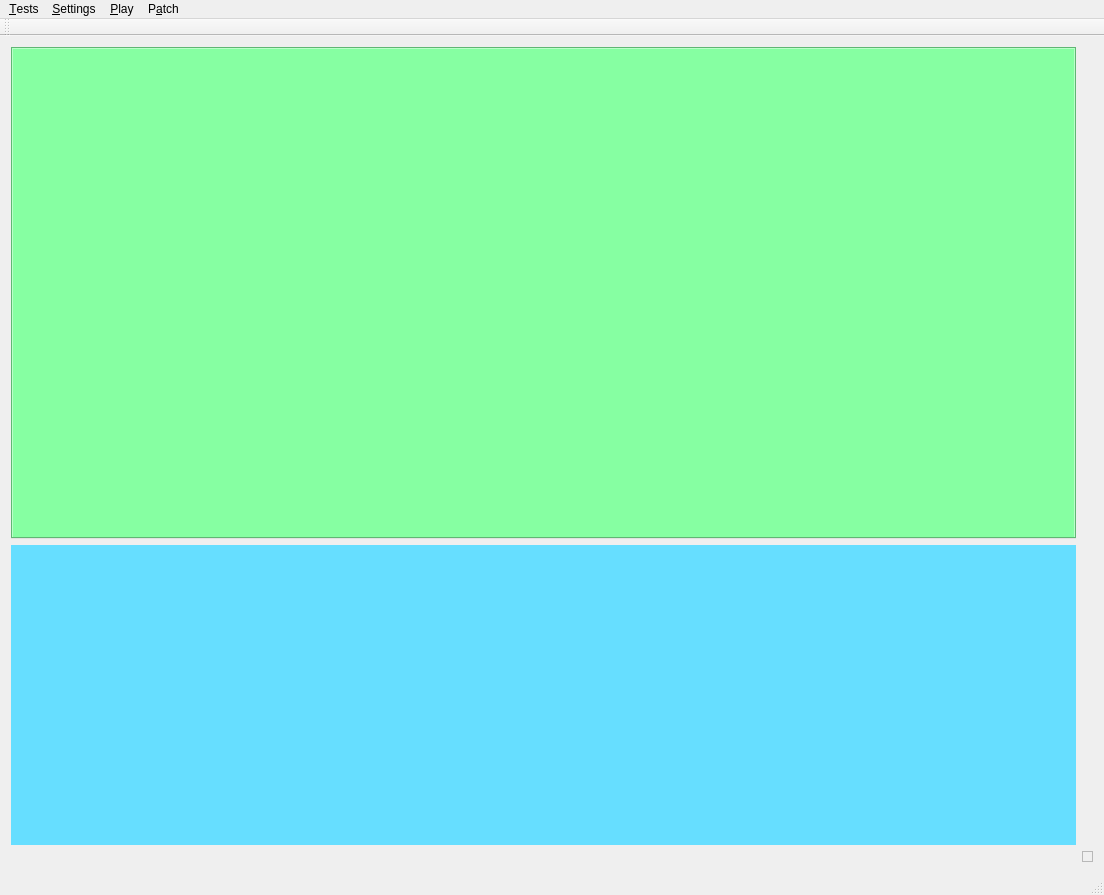
<?xml version="1.0" encoding="UTF-8"?>
<ui version="4.0">
 <class>MainWindow</class>
 <widget class="QMainWindow" name="MainWindow">
  <property name="geometry">
   <rect>
    <x>0</x>
    <y>0</y>
    <width>1104</width>
    <height>895</height>
   </rect>
  </property>
  <property name="windowTitle">
   <string>MainWindow</string>
  </property>
  <widget class="QWidget" name="centralWidget">
   <layout class="QGridLayout" name="gridLayout">
    <item row="0" column="0">
     <widget class="QTabWidget" name="tabWidget">
      <property name="sizePolicy">
       <sizepolicy hsizetype="Preferred" vsizetype="Preferred">
        <horstretch>0</horstretch>
        <verstretch>0</verstretch>
       </sizepolicy>
      </property>
      <property name="styleSheet">
       <string notr="true">background-color: rgb(134, 255, 162);</string>
      </property>
      <property name="currentIndex">
       <number>-1</number>
      </property>
     </widget>
    </item>
    <item row="1" column="0">
     <widget class="PianoWidget" name="pianoWidget" native="true">
      <property name="sizePolicy">
       <sizepolicy hsizetype="Preferred" vsizetype="Minimum">
        <horstretch>0</horstretch>
        <verstretch>0</verstretch>
       </sizepolicy>
      </property>
      <property name="maximumSize">
       <size>
        <width>16777215</width>
        <height>300</height>
       </size>
      </property>
      <property name="styleSheet">
       <string notr="true">background-color: rgb(102, 222, 255);</string>
      </property>
     </widget>
    </item>
    <item row="2" column="1">
     <widget class="QFrame" name="waveFrame">
      <property name="sizePolicy">
       <sizepolicy hsizetype="Fixed" vsizetype="Fixed">
        <horstretch>0</horstretch>
        <verstretch>0</verstretch>
       </sizepolicy>
      </property>
      <property name="maximumSize">
       <size>
        <width>11</width>
        <height>11</height>
       </size>
      </property>
      <property name="frameShape">
       <enum>QFrame::StyledPanel</enum>
      </property>
      <property name="frameShadow">
       <enum>QFrame::Raised</enum>
      </property>
     </widget>
    </item>
   </layout>
  </widget>
  <widget class="QMenuBar" name="menuBar">
   <property name="geometry">
    <rect>
     <x>0</x>
     <y>0</y>
     <width>1104</width>
     <height>28</height>
    </rect>
   </property>
   <widget class="QMenu" name="menuTests">
    <property name="title">
     <string>&amp;Tests</string>
    </property>
    <addaction name="actionSlope_test"/>
   </widget>
   <widget class="QMenu" name="menuSettings">
    <property name="title">
     <string>&amp;Settings</string>
    </property>
    <addaction name="actionSound_driver"/>
   </widget>
   <widget class="QMenu" name="menuPlay">
    <property name="title">
     <string>&amp;Play</string>
    </property>
    <addaction name="actionPlay_happy_birsday"/>
   </widget>
   <widget class="QMenu" name="menuPatch">
    <property name="title">
     <string>P&amp;atch</string>
    </property>
    <addaction name="actionLoadPatch"/>
    <addaction name="actionSavePatch"/>
   </widget>
   <addaction name="menuTests"/>
   <addaction name="menuSettings"/>
   <addaction name="menuPlay"/>
   <addaction name="menuPatch"/>
  </widget>
  <widget class="QToolBar" name="mainToolBar">
   <attribute name="toolBarArea">
    <enum>TopToolBarArea</enum>
   </attribute>
   <attribute name="toolBarBreak">
    <bool>false</bool>
   </attribute>
  </widget>
  <widget class="QStatusBar" name="statusBar"/>
  <action name="actionSlope_test">
   <property name="text">
    <string>&amp;Slope test</string>
   </property>
  </action>
  <action name="actionSound_driver">
   <property name="text">
    <string>&amp;Sound driver</string>
   </property>
  </action>
  <action name="actionPlay_happy_birsday">
   <property name="text">
    <string>&amp;Play happy birsday</string>
   </property>
  </action>
  <action name="actionLoadPatch">
   <property name="text">
    <string>LoadPatch</string>
   </property>
  </action>
  <action name="actionSavevPatch">
   <property name="text">
    <string>SavevPatch</string>
   </property>
  </action>
  <action name="actionSavePatch">
   <property name="text">
    <string>SavePatch</string>
   </property>
  </action>
 </widget>
 <layoutdefault spacing="6" margin="11"/>
 <customwidgets>
  <customwidget>
   <class>PianoWidget</class>
   <extends>QWidget</extends>
   <header>pianowidget.h</header>
   <container>1</container>
  </customwidget>
 </customwidgets>
 <resources/>
 <connections/>
</ui>
